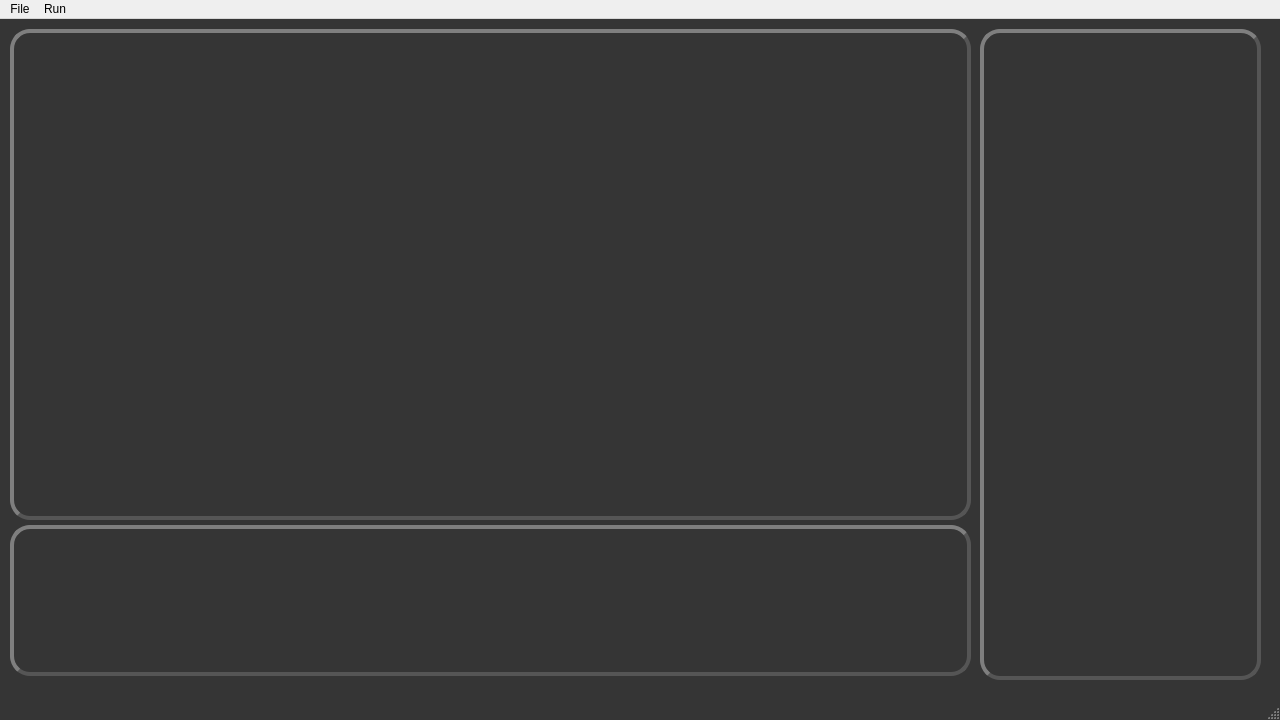
<?xml version="1.0" encoding="UTF-8"?>
<ui version="4.0">
 <class>MainWindow</class>
 <widget class="QMainWindow" name="MainWindow">
  <property name="geometry">
   <rect>
    <x>0</x>
    <y>0</y>
    <width>1280</width>
    <height>720</height>
   </rect>
  </property>
  <property name="windowTitle">
   <string>MainWindow</string>
  </property>
  <property name="styleSheet">
   <string notr="true">
QMainWindow{
	color:WHITE;
    background: qradialgradient(
        cx: 0.3, cy: -0.4, fx: 0.3, fy: -0.4,
        radius: 1.35, stop: 0 #fff, stop: 1 #888
        );
	background-color: rgb(53, 53, 53);
}</string>
  </property>
  <widget class="QWidget" name="centralwidget">
   <widget class="QTextEdit" name="Output_Area">
    <property name="geometry">
     <rect>
      <x>980</x>
      <y>10</y>
      <width>281</width>
      <height>651</height>
     </rect>
    </property>
    <property name="font">
     <font>
      <family>Consolas</family>
      <pointsize>15</pointsize>
      <weight>75</weight>
      <bold>true</bold>
     </font>
    </property>
    <property name="styleSheet">
     <string notr="true">
QTextEdit{
    border: 4px solid #555;
    border-radius: 20px;
	color:WHITE;
    border-style: outset;
    background: qradialgradient(
        cx: 0.3, cy: -0.4, fx: 0.3, fy: -0.4,
        radius: 1.35, stop: 0 #fff, stop: 1 #888
        );
	background-color: rgb(53, 53, 53);
    padding: 5px;
}</string>
    </property>
   </widget>
   <widget class="QTextEdit" name="Code_Area">
    <property name="geometry">
     <rect>
      <x>10</x>
      <y>10</y>
      <width>961</width>
      <height>491</height>
     </rect>
    </property>
    <property name="font">
     <font>
      <family>Consolas</family>
      <pointsize>15</pointsize>
      <weight>75</weight>
      <bold>true</bold>
     </font>
    </property>
    <property name="styleSheet">
     <string notr="true">
QTextEdit{
    border: 4px solid #555;
    border-radius: 20px;
	color:WHITE;
    border-style: outset;
    background: qradialgradient(
        cx: 0.3, cy: -0.4, fx: 0.3, fy: -0.4,
        radius: 1.35, stop: 0 #fff, stop: 1 #888
        );
	background-color: rgb(53, 53, 53);
    padding: 5px;
}</string>
    </property>
   </widget>
   <widget class="QTextEdit" name="console">
    <property name="geometry">
     <rect>
      <x>10</x>
      <y>506</y>
      <width>961</width>
      <height>151</height>
     </rect>
    </property>
    <property name="styleSheet">
     <string notr="true">
QTextEdit{
    border: 4px solid #555;
    border-radius: 20px;
	color:WHITE;
    border-style: outset;
    background: qradialgradient(
        cx: 0.3, cy: -0.4, fx: 0.3, fy: -0.4,
        radius: 1.35, stop: 0 #fff, stop: 1 #888
        );
	background-color: rgb(53, 53, 53);
    padding: 5px;
}
</string>
    </property>
   </widget>
  </widget>
  <widget class="QMenuBar" name="menubar">
   <property name="geometry">
    <rect>
     <x>0</x>
     <y>0</y>
     <width>1280</width>
     <height>26</height>
    </rect>
   </property>
   <widget class="QMenu" name="menuFile">
    <property name="title">
     <string>File</string>
    </property>
    <addaction name="Open_File"/>
    <addaction name="Save_File"/>
    <addaction name="actionClose_File"/>
    <addaction name="actionExit"/>
   </widget>
   <widget class="QMenu" name="menuRun">
    <property name="title">
     <string>Run</string>
    </property>
    <addaction name="ScannerTab"/>
    <addaction name="ParserRun"/>
   </widget>
   <addaction name="menuFile"/>
   <addaction name="menuRun"/>
  </widget>
  <widget class="QStatusBar" name="statusbar"/>
  <action name="Open_File">
   <property name="text">
    <string>Open File      Ctrl+O</string>
   </property>
  </action>
  <action name="Save_File">
   <property name="text">
    <string>Save File        Ctrl+S</string>
   </property>
  </action>
  <action name="actionClose_File">
   <property name="text">
    <string>Close File</string>
   </property>
  </action>
  <action name="actionExit">
   <property name="text">
    <string>Exit</string>
   </property>
  </action>
  <action name="ScannerTab">
   <property name="text">
    <string>Scanner      Ctrl+R</string>
   </property>
  </action>
  <action name="ParserRun">
   <property name="text">
    <string>Parser</string>
   </property>
  </action>
 </widget>
 <resources/>
 <connections/>
</ui>
